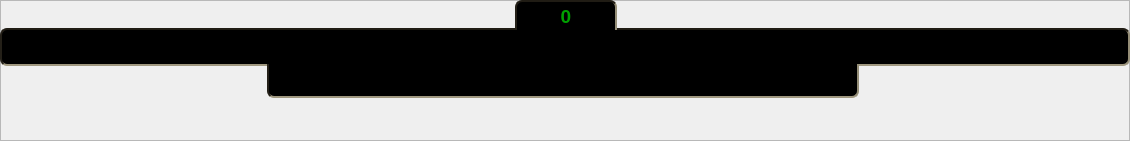
    <widget class="QFrame" name="frameAzScales">
     <property name="geometry">
      <rect>
       <x>5</x>
       <y>860</y>
       <width>1130</width>
       <height>141</height>
      </rect>
     </property>
     <property name="styleSheet">
      <string notr="true"/>
     </property>
     <property name="frameShape">
      <enum>QFrame::StyledPanel</enum>
     </property>
     <property name="frameShadow">
      <enum>QFrame::Raised</enum>
     </property>
     <widget class="QLabel" name="labelPlusMinusAzScale">
      <property name="geometry">
       <rect>
        <x>336</x>
        <y>100</y>
        <width>466</width>
        <height>26</height>
       </rect>
      </property>
      <property name="text">
       <string/>
      </property>
      <property name="pixmap">
       <pixmap resource="resgui.qrc">:/AzScales/resgui/AzimuthScales/scale05.png</pixmap>
      </property>
     </widget>
     <widget class="QLabel" name="azimuthLabel">
      <property name="enabled">
       <bool>true</bool>
      </property>
      <property name="geometry">
       <rect>
        <x>515</x>
        <y>0</y>
        <width>102</width>
        <height>30</height>
       </rect>
      </property>
      <property name="sizePolicy">
       <sizepolicy hsizetype="Ignored" vsizetype="Ignored">
        <horstretch>0</horstretch>
        <verstretch>0</verstretch>
       </sizepolicy>
      </property>
      <property name="font">
       <font>
        <family>Ubuntu</family>
        <pointsize>14</pointsize>
        <weight>75</weight>
        <bold>true</bold>
       </font>
      </property>
      <property name="styleSheet">
       <string notr="true">QFrame {
	background-color: rgb(0, 0, 0);
	border-top-left-radius: 7px;
	border-top-right-radius: 7px;
	border-top: 2px solid rgb(32, 28, 20);
	border-left: 2px solid rgb(36, 32,  24);
	border-bottom: 0px solid rgb(160, 152, 128);
	border-right: 2px solid rgb(148, 141, 118);

	color: rgb(0, 160, 0);
}
</string>
      </property>
      <property name="text">
       <string>0</string>
      </property>
      <property name="textFormat">
       <enum>Qt::AutoText</enum>
      </property>
      <property name="alignment">
       <set>Qt::AlignCenter</set>
      </property>
     </widget>
     <widget class="qLabelM" name="azimuthScale3600">
      <property name="enabled">
       <bool>true</bool>
      </property>
      <property name="geometry">
       <rect>
        <x>267</x>
        <y>64</y>
        <width>592</width>
        <height>34</height>
       </rect>
      </property>
      <property name="sizePolicy">
       <sizepolicy hsizetype="Ignored" vsizetype="Ignored">
        <horstretch>0</horstretch>
        <verstretch>0</verstretch>
       </sizepolicy>
      </property>
      <property name="mouseTracking">
       <bool>true</bool>
      </property>
      <property name="styleSheet">
       <string notr="true">QFrame {
	background-color: rgb(0, 0, 0);
	border-bottom-left-radius: 7px;
	border-bottom-right-radius: 7px;
	border-top: 0px solid rgb(18, 16, 14);
	border-left: 2px solid rgb(36, 32,  24);
	border-bottom: 2px solid rgb(160, 152, 128);
	border-right: 2px solid rgb(148, 141, 118);
}
</string>
      </property>
      <property name="text">
       <string>azimuthScale3600</string>
      </property>
      <property name="alignment">
       <set>Qt::AlignLeading|Qt::AlignLeft|Qt::AlignTop</set>
      </property>
     </widget>
     <widget class="qLabelM" name="azimuthScale360">
      <property name="enabled">
       <bool>true</bool>
      </property>
      <property name="geometry">
       <rect>
        <x>0</x>
        <y>28</y>
        <width>1130</width>
        <height>38</height>
       </rect>
      </property>
      <property name="sizePolicy">
       <sizepolicy hsizetype="Ignored" vsizetype="Ignored">
        <horstretch>0</horstretch>
        <verstretch>0</verstretch>
       </sizepolicy>
      </property>
      <property name="mouseTracking">
       <bool>true</bool>
      </property>
      <property name="styleSheet">
       <string notr="true">/*
QFrame {border-image: url(:/back/backapp/resgui/background/backicoBlack.png) 4 4 4 4;
border-top: 4px transparent;
border-bottom: 4px transparent;
border-left: 4px transparent;
border-right: 4px transparent;
}
*/
QFrame {
	background-color: rgb(0, 0, 0);
	border-radius: 7px;
	border-top: 2px solid rgb(32, 28, 20);
	border-left: 2px solid rgb(36, 32,  24);
	border-bottom: 2px solid rgb(160, 152, 128);
	border-right: 2px solid rgb(148, 141, 118);
}
</string>
      </property>
      <property name="text">
       <string>azimuthScale360</string>
      </property>
      <property name="alignment">
       <set>Qt::AlignLeading|Qt::AlignLeft|Qt::AlignVCenter</set>
      </property>
     </widget>
     <zorder>labelPlusMinusAzScale</zorder>
     <zorder>azimuthScale360</zorder>
     <zorder>azimuthScale3600</zorder>
     <zorder>azimuthLabel</zorder>
    </widget>
